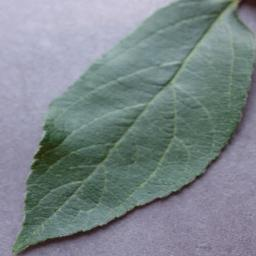
#> input picture Dataset/Apple Healthy/AppleHealthy(1081).JPG, 256 x 256 px
$ python apple_leaf_optimized.py   (older library calls are emulated)
#> lines starting #> are read from the running program, lines starting #| are printed output that depends on the picture; after the words box and inside, x2 and y2 are one past the last pixel; in counts of white or black regions, pixels touching at a corner belong together
# ---
# jupyter:
#   jupytext:
#     cell_metadata_filter: -all
#     formats: ipynb,py:percent
#     text_representation:
#       extension: .py
#       format_name: percent
#       format_version: '1.3'
#       jupytext_version: 1.17.2
# ---

# %%
"""
Apple Leaf Disease Detection - Optimized Version
This script provides an optimized pipeline for detecting diseases in apple leaves
without any duplicate code or redundant execution.
"""

# %%
import os
import cv2
import numpy as np
import matplotlib.pyplot as plt
from sklearn.model_selection import train_test_split, GridSearchCV
from sklearn.svm import SVC
from sklearn.metrics import (classification_report, confusion_matrix, roc_curve,
                           auc, precision_recall_curve, average_precision_score)
from sklearn.preprocessing import StandardScaler
from sklearn.pipeline import Pipeline
from sklearn.feature_selection import SelectFromModel, mutual_info_classif
from sklearn.ensemble import RandomForestClassifier
from skimage.feature import graycomatrix, graycoprops
from skimage.measure import regionprops, label
import pandas as pd
from joblib import Parallel, delayed
import warnings
warnings.filterwarnings('ignore')

# %%
# Configuration
DATASET_PATH = 'Dataset'
CATEGORIES = ['Apple Healthy', 'Apple Black rot']
RESULTS_DIR = 'Results'
IMAGES_PER_CATEGORY = None
USE_FEATURE_SELECTION = True
USE_GRID_SEARCH = True
N_PARALLEL_JOBS = 4

# %%
# Create results directory
os.makedirs(RESULTS_DIR, exist_ok=True)

# %%
class OptimizedLeafDiseaseDetector:
    """Optimized pipeline for apple leaf disease detection"""

    def __init__(self, resize_dim=(256, 256)):
        self.resize_dim = resize_dim
        self.model = None
        self.selected_features_idx = None

    def load_dataset(self, limit_per_category=None):
        """Optimized dataset loading with memory efficiency"""
        images, labels, original_images = [], [], []

        for idx, category in enumerate(CATEGORIES):
            print(f"Loading {category} images...")
            category_path = os.path.join(DATASET_PATH, category)
            files = os.listdir(category_path)[:limit_per_category]

            for file in files:
                file_path = os.path.join(category_path, file)
                try:
                    img = cv2.imread(file_path)
                    if img is None:
                        continue

                    # Resize for consistency and memory efficiency
                    img_resized = cv2.resize(img, self.resize_dim)
                    img_rgb = cv2.cvtColor(img_resized, cv2.COLOR_BGR2RGB)

                    original_images.append(img_resized)
                    images.append(img_rgb)
                    labels.append(idx)
                except Exception as e:
                    print(f"Error loading {file}: {e}")

        return np.array(images), np.array(labels), original_images

    def segment_leaf(self, image):
        """Enhanced leaf segmentation"""
        hsv = cv2.cvtColor(image, cv2.COLOR_RGB2HSV)

        # Improved color ranges
        healthy_mask = cv2.inRange(hsv, np.array([35, 40, 40]), np.array([85, 255, 255]))
        disease_mask1 = cv2.inRange(hsv, np.array([10, 50, 50]), np.array([25, 255, 255]))
        disease_mask2 = cv2.inRange(hsv, np.array([0, 0, 0]), np.array([180, 255, 50]))
        disease_mask = cv2.bitwise_or(disease_mask1, disease_mask2)

        # Combine masks
        leaf_mask = cv2.bitwise_or(healthy_mask, disease_mask)

        # Morphological operations
        kernel = cv2.getStructuringElement(cv2.MORPH_ELLIPSE, (5, 5))
        leaf_mask = cv2.morphologyEx(leaf_mask, cv2.MORPH_CLOSE, kernel)
        leaf_mask = cv2.morphologyEx(leaf_mask, cv2.MORPH_OPEN, kernel)

        # Keep only largest contour
        contours, _ = cv2.findContours(leaf_mask, cv2.RETR_EXTERNAL, cv2.CHAIN_APPROX_SIMPLE)
        if contours:
            largest = max(contours, key=cv2.contourArea)
            leaf_mask = np.zeros_like(leaf_mask)
            cv2.drawContours(leaf_mask, [largest], -1, 255, -1)

        # Apply masks
        leaf_region = cv2.bitwise_and(image, image, mask=leaf_mask)
        visualization = np.zeros_like(image)
        visualization[healthy_mask > 0] = [0, 255, 0]
        visualization[disease_mask > 0] = [255, 0, 0]

        return leaf_region, healthy_mask, disease_mask, visualization

    def extract_morphological_features(self, healthy_mask, disease_mask):
        """Extract enhanced morphological features"""
        leaf_mask = cv2.bitwise_or(healthy_mask, disease_mask)
        labeled = label(leaf_mask)
        props = regionprops(labeled)

        if not props:
            return [0] * 10

        prop = max(props, key=lambda p: p.area)
        total_area = np.sum(leaf_mask > 0)
        diseased_area = np.sum(disease_mask > 0)

        return [
            prop.area, prop.perimeter, prop.eccentricity, prop.extent,
            prop.solidity, prop.major_axis_length, prop.minor_axis_length,
            diseased_area / total_area if total_area > 0 else 0,
            diseased_area, total_area - diseased_area
        ]

    def extract_texture_features(self, image, mask):
        """Optimized texture feature extraction"""
        gray = cv2.cvtColor(image, cv2.COLOR_RGB2GRAY)
        masked = cv2.bitwise_and(gray, gray, mask=mask)

        if np.count_nonzero(masked) < 100:
            return np.zeros(24)

        # Extract ROI
        y_idx, x_idx = np.where(mask > 0)
        if len(y_idx) == 0:
            return np.zeros(24)

        roi = masked[y_idx.min():y_idx.max()+1, x_idx.min():x_idx.max()+1]
        roi_norm = np.uint8(255 * (roi - roi.min()) / (roi.max() - roi.min() + 1e-7)) // 32

        try:
            glcm = graycomatrix(roi_norm, [1], [0, np.pi/4, np.pi/2, 3*np.pi/4],
                              levels=8, symmetric=True, normed=True)

            features = []
            for prop in ['contrast', 'dissimilarity', 'homogeneity', 'energy', 'correlation', 'ASM']:
                features.extend(graycoprops(glcm, prop).flatten())

            return np.array(features)
        except:
            return np.zeros(24)

    def process_single_image(self, args):
        """Process single image for parallel execution"""
        image, original, idx = args
        try:
            leaf_region, healthy_mask, disease_mask, viz = self.segment_leaf(image)
            morph_feat = self.extract_morphological_features(healthy_mask, disease_mask)
            healthy_tex = self.extract_texture_features(image, healthy_mask)
            disease_tex = self.extract_texture_features(image, disease_mask)

            features = morph_feat + healthy_tex.tolist() + disease_tex.tolist()
            return features, (original, leaf_region, viz), None
        except Exception as e:
            return None, None, f"Error processing image {idx}: {e}"

    def process_dataset(self, images, labels, original_images, n_jobs=4):
        """Process dataset with parallel processing"""
        print(f"Processing {len(images)} images with {n_jobs} jobs...")

        args = [(images[i], original_images[i], i) for i in range(len(images))]
        results = Parallel(n_jobs=n_jobs, backend='threading')(
            delayed(self.process_single_image)(arg) for arg in args
        )

        features, visualizations, processed_labels = [], [], []
        for i, (feat, viz, error) in enumerate(results):
            if error:
                print(error)
            elif feat is not None:
                features.append(feat)
                visualizations.append(viz)
                processed_labels.append(labels[i])

        return np.array(features), processed_labels, visualizations

    def select_features(self, features, labels, k=30):
        """Feature selection using Random Forest importance"""
        print("Selecting important features...")

        rf = RandomForestClassifier(n_estimators=100, random_state=42, n_jobs=-1)
        rf.fit(features, labels)

        importances = rf.feature_importances_
        indices = np.argsort(importances)[::-1][:k]
        self.selected_features_idx = indices

        print(f"Selected top {k} features from {features.shape[1]}")
        return features[:, indices]

    def train_model(self, features, labels, optimize=True):
        """Train SVM with optional grid search"""
        X_train, X_test, y_train, y_test = train_test_split(
            features, labels, test_size=0.3, random_state=42, stratify=labels
        )

        pipeline = Pipeline([
            ('scaler', StandardScaler()),
            ('svm', SVC(probability=True, cache_size=1000))
        ])

        if optimize:
            param_grid = {
                'svm__C': [0.1, 1, 10],
                'svm__gamma': ['scale', 0.001, 0.01],
                'svm__kernel': ['rbf', 'poly']
            }

            print("Optimizing hyperparameters...")
            grid = GridSearchCV(pipeline, param_grid, cv=3, n_jobs=-1, verbose=1)
            grid.fit(X_train, y_train)

            self.model = grid.best_estimator_
            print(f"Best params: {grid.best_params_}")
        else:
            self.model = pipeline
            self.model.fit(X_train, y_train)

        # Evaluate
        y_pred = self.model.predict(X_test)
        accuracy = np.mean(y_pred == y_test)

        print(f"\nAccuracy: {accuracy:.4f}")
        print("\nClassification Report:")
        print(classification_report(y_test, y_pred, target_names=CATEGORIES))

        return self.model, X_test, y_test, y_pred

    def visualize_results(self, viz_data, predictions, true_labels, indices, max_samples=6):
        """Create visualization grid without duplicates"""
        # Remove duplicates
        indices = list(dict.fromkeys(indices[:max_samples]))
        n_samples = len(indices)

        if n_samples == 0:
            return

        fig, axes = plt.subplots(n_samples, 3, figsize=(12, 4*n_samples))
        if n_samples == 1:
            axes = axes.reshape(1, -1)

        for i, idx in enumerate(indices):
            if idx >= len(viz_data):
                continue

            original, leaf, detection = viz_data[idx]

            axes[i, 0].imshow(cv2.cvtColor(original, cv2.COLOR_BGR2RGB))
            axes[i, 0].set_title('Original')
            axes[i, 0].axis('off')

            axes[i, 1].imshow(leaf)
            axes[i, 1].set_title('Segmented')
            axes[i, 1].axis('off')

            axes[i, 2].imshow(detection)
            axes[i, 2].set_title(f'Detection\nTrue: {CATEGORIES[true_labels[idx]]}\n'
                               f'Pred: {CATEGORIES[predictions[idx]]}')
            axes[i, 2].axis('off')

        plt.tight_layout()
        plt.savefig(os.path.join(RESULTS_DIR, 'results.png'), dpi=150, bbox_inches='tight')
        plt.show()

# %%
def main():
    """Main execution pipeline"""
    print("=== Optimized Apple Leaf Disease Detection ===\n")

    # Initialize detector
    detector = OptimizedLeafDiseaseDetector()

    # Load data
    print("1. Loading dataset...")
    images, labels, original_images = detector.load_dataset(IMAGES_PER_CATEGORY)
#> in load_dataset, img is the input picture: shape (256, 256, 3); mean B, G, R 138.3, 134.3, 123.5
#> labels = [0, 1]; original_images = 2 items
    print(f"   Loaded {len(images)} images")
#|    Loaded 2 images

    # Process images
    print("\n2. Processing images...")
    features, proc_labels, viz_data = detector.process_dataset(
        images, labels, original_images, N_PARALLEL_JOBS
    )
#> (printed output is left out)
#> in segment_leaf, `hsv = cv2.cvtColor(image, cv2.COLOR_RGB2HSV)`: hsv: shape (256, 256, 3); mean H, S, V 98.9, 41.5, 143.3
#> in segment_leaf, `healthy_mask = cv2.inRange(hsv, np.array([35, 40, 40]), np.array([85, ..`:
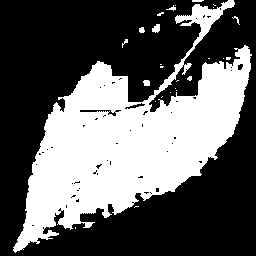
#> healthy_mask: shape (256, 256); 37.4% white; 26 white regions (18 under 20 px), largest, box (x1, y1, x2, y2) and area: (13, 0, 252, 253) 24249, (152, 24, 160, 33) 53, (143, 80, 150, 86) 37
#> in segment_leaf, `disease_mask1 = cv2.inRange(hsv, np.array([10, 50, 50]), np.array([25,..`: disease_mask1: shape (256, 256); 0.03% white in thin lines or dots, all inside (x1, y1, x2, y2) = (26, 0, 240, 249)
#> in segment_leaf, `disease_mask2 = cv2.inRange(hsv, np.array([0, 0, 0]), np.array([180, 2..`: disease_mask2: shape (256, 256); 0.84% white in thin lines or dots, all inside (x1, y1, x2, y2) = (25, 0, 256, 251)
#> in segment_leaf, `leaf_mask = cv2.bitwise_or(healthy_mask, disease_mask)`: leaf_mask: shape (256, 256); 38.1% white; 35 white regions (25 under 20 px), largest, box (x1, y1, x2, y2) and area: (13, 0, 252, 253) 24619, (152, 24, 160, 33) 53, (236, 0, 248, 6) 38
#> in segment_leaf, `leaf_mask = cv2.morphologyEx(leaf_mask, cv2.MORPH_CLOSE, kernel)`: leaf_mask: shape (256, 256); 39.7% white; 15 white regions (8 under 20 px), largest, box (x1, y1, x2, y2) and area: (13, 0, 252, 253) 25788, (152, 24, 160, 33) 53, (143, 80, 150, 86) 37
#> in segment_leaf, `leaf_mask = cv2.morphologyEx(leaf_mask, cv2.MORPH_OPEN, kernel)`: leaf_mask: shape (256, 256); 38.7% white; 8 white regions (1 under 20 px)
#> in segment_leaf, `contours, _ = cv2.findContours(leaf_mask, cv2.RETR_EXTERNAL, cv2.CHAIN..`: contours = 8 contours, 3 with area under 20; largest, box (x1, y1, x2, y2) and area: (13, 46, 251, 252) 23621, (175, 0, 249, 41) 853, (175, 61, 191, 75) 131, (83, 222, 95, 235) 76, (152, 25, 160, 33) 32
#> in segment_leaf, `largest = max(contours, key=cv2.contourArea)`: largest = contour of 576 points, box (x1, y1, x2, y2) (13, 46, 251, 252), area 23621
#> in segment_leaf, `cv2.drawContours(leaf_mask, [largest], -1, 255, -1)`: leaf_mask: shape (256, 256); 36.8% white; 1 white region
#> in extract_morphological_features, `labeled = label(leaf_mask)`:
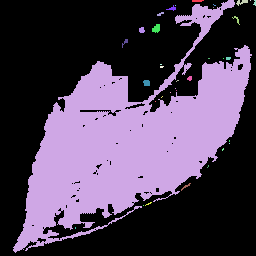
#> labeled: shape (256, 256) int64; 36 distinct labels, from 0 to 35; one colour per label, 0 black
#> in extract_morphological_features, `props = regionprops(labeled)`: props = 35 regions; largest, box (x1, y1, x2, y2) and area: (13, 0, 252, 253) 24619, (152, 24, 160, 33) 53, (236, 0, 248, 6) 38, (143, 80, 150, 86) 37, (139, 27, 145, 33) 29
#> in extract_morphological_features, `total_area = np.sum(leaf_mask > 0)`: total_area = 24994
#> in extract_morphological_features, `diseased_area = np.sum(disease_mask > 0)`: diseased_area = 570
#> in process_single_image, `morph_feat = self.extract_morphological_features(healthy_mask, disease..`: morph_feat = [24619, 2454.5, 0.865, 0.407, 0.705, 279, 140.1, 0.0228, 570, 24424]
#> in extract_texture_features, `roi_norm = np.uint8(255 * (roi - roi.min()) / (roi.max() - roi.min() +..`: roi_norm: shape (253, 239); every value is 0
#> after the loop in extract_texture_features, `for prop in ['contrast', 'dissimilarity', 'homogeneity', 'energy', 'co..`: features = [0, 0, 0, 0, 0, 0, 0, 0, 1, 1, 1, 1, 1, 1, 1, 1, 1, 1, 1, 1, 1, 1, 1, 1]
#> in process_single_image, `healthy_tex = self.extract_texture_features(image, healthy_mask)`: healthy_tex = 24 values from 0 to 1
#> in extract_texture_features (call 2), `y_idx, x_idx = np.where(mask > 0)`: y_idx = 570 values from 0 to 250; x_idx = 570 values, max 255 at index 10, min 25 at index 568, mean 104
#> in extract_texture_features (call 2), `roi = masked[y_idx.min():y_idx.max()+1, x_idx.min():x_idx.max()+1]`:
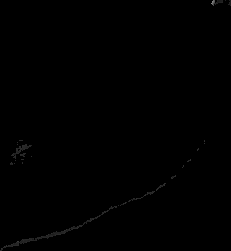
#> roi: shape (251, 231); min 0, max 131, mean 0.4
#> in extract_texture_features (call 2), `roi_norm = np.uint8(255 * (roi - roi.min()) / (roi.max() - roi.min() +..`: roi_norm: shape (251, 231); every value is 0
#> in process_single_image, `disease_tex = self.extract_texture_features(image, disease_mask)`: disease_tex = 24 values from 0 to 1
#> in process_single_image, `features = morph_feat + healthy_tex.tolist() + disease_tex.tolist()`: features = 58 values, max 24619 at index 0, min 0 at index 10, mean 905.5
#> in segment_leaf (call 2), `hsv = cv2.cvtColor(image, cv2.COLOR_RGB2HSV)`: hsv: shape (256, 256, 3); mean H, S, V 89.4, 105.1, 125.2
#> in segment_leaf (call 2), `healthy_mask = cv2.inRange(hsv, np.array([35, 40, 40]), np.array([85, ..`: healthy_mask: shape (256, 256); 39.7% white; 47 white regions (44 under 20 px), largest, box (x1, y1, x2, y2) and area: (18, 25, 239, 228) 25827, (191, 69, 199, 88) 52, (250, 1, 256, 10) 33
#> in segment_leaf (call 2), `disease_mask1 = cv2.inRange(hsv, np.array([10, 50, 50]), np.array([25,..`: disease_mask1: shape (256, 256); 0.94% white; 28 white regions (25 under 20 px), largest, box (x1, y1, x2, y2) and area: (146, 56, 197, 104) 393, (115, 31, 125, 53) 86, (159, 39, 173, 54) 76
#> in segment_leaf (call 2), `disease_mask2 = cv2.inRange(hsv, np.array([0, 0, 0]), np.array([180, 2..`: disease_mask2: shape (256, 256); 15.2% white; 477 white regions (461 under 20 px), largest, box (x1, y1, x2, y2) and area: (16, 36, 93, 164) 2673, (64, 146, 212, 230) 2002, (122, 28, 208, 100) 1980
#> in segment_leaf (call 2), `disease_mask = cv2.bitwise_or(disease_mask1, disease_mask2)`: disease_mask: shape (256, 256); 16.1% white; 472 white regions (456 under 20 px), largest, box (x1, y1, x2, y2) and area: (16, 36, 93, 164) 2674, (115, 28, 208, 104) 2579, (64, 146, 212, 230) 2002
#> in segment_leaf (call 2), `leaf_mask = cv2.bitwise_or(healthy_mask, disease_mask)`: leaf_mask: shape (256, 256); 50.6% white; 98 black regions (91 under 20 px), largest, box (x1, y1, x2, y2) and area: (0, 1, 256, 256) 30154, (110, 143, 149, 198) 891, (100, 101, 125, 130) 479
#> in segment_leaf (call 2), `leaf_mask = cv2.morphologyEx(leaf_mask, cv2.MORPH_CLOSE, kernel)`: leaf_mask: shape (256, 256); 52% white; 10 black regions (1 under 20 px), largest, box (x1, y1, x2, y2) and area: (0, 1, 256, 256) 29503, (119, 143, 147, 184) 658, (101, 101, 125, 129) 469
#> in segment_leaf (call 2), `leaf_mask = cv2.morphologyEx(leaf_mask, cv2.MORPH_OPEN, kernel)`:
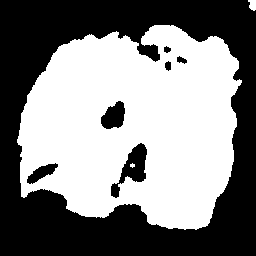
#> leaf_mask: shape (256, 256); 51.5% white; 7 black regions
#> in segment_leaf (call 2), `contours, _ = cv2.findContours(leaf_mask, cv2.RETR_EXTERNAL, cv2.CHAIN..`: contours = 2 contours; box (x1, y1, x2, y2) and area: (17, 25, 242, 230) 34958, (248, 0, 256, 11) 52
#> in segment_leaf (call 2), `largest = max(contours, key=cv2.contourArea)`: largest = contour of 503 points, box (x1, y1, x2, y2) (17, 25, 242, 230), area 34958
#> in segment_leaf (call 2), `cv2.drawContours(leaf_mask, [largest], -1, 255, -1)`: leaf_mask: shape (256, 256); 54% white; 1 black region
#> in extract_morphological_features (call 2), `labeled = label(leaf_mask)`:
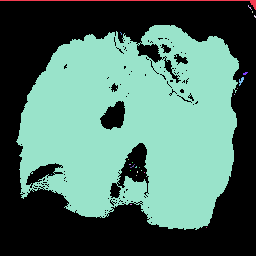
#> labeled: shape (256, 256) int64; 25 distinct labels, from 0 to 24; one colour per label, 0 black
#> in extract_morphological_features (call 2), `props = regionprops(labeled)`: props = 24 regions; largest, box (x1, y1, x2, y2) and area: (16, 25, 239, 230) 32820, (0, 0, 256, 10) 289, (239, 77, 244, 86) 23, (243, 72, 248, 75) 10, (248, 5, 252, 10) 6
#> in extract_morphological_features (call 2), `total_area = np.sum(leaf_mask > 0)`: total_area = 33183
#> in extract_morphological_features (call 2), `diseased_area = np.sum(disease_mask > 0)`: diseased_area = 10578
#> in extract_texture_features (call 3), `roi_norm = np.uint8(255 * (roi - roi.min()) / (roi.max() - roi.min() +..`: roi_norm: shape (227, 239); every value is 0
#> in extract_texture_features (call 4), `masked = cv2.bitwise_and(gray, gray, mask=mask)`:
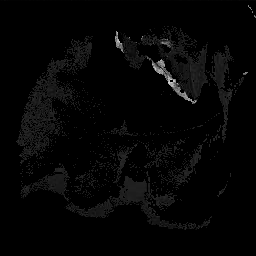
#> masked: shape (256, 256); min 0, max 218, mean 5.1
#> in extract_texture_features (call 4), `y_idx, x_idx = np.where(mask > 0)`: y_idx = 10578 values from 0 to 229; x_idx = 10578 values, max 255 at index 255, min 0 at index 0, mean 124
#> in extract_texture_features (call 4), `roi = masked[y_idx.min():y_idx.max()+1, x_idx.min():x_idx.max()+1]`:
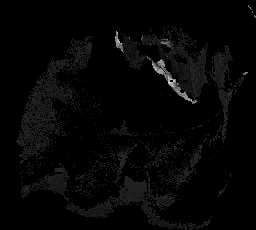
#> roi: shape (230, 256); min 0, max 218, mean 5.7
#> in extract_texture_features (call 4), `roi_norm = np.uint8(255 * (roi - roi.min()) / (roi.max() - roi.min() +..`: roi_norm: shape (230, 256); every value is 0
#> in process_dataset, `results = Parallel(n_jobs=n_jobs, backend='threading')( delayed(self.p..`: results = 2 items
#> the loop in process_dataset, `for i, (feat, viz, error) in enumerate(results):` made 2 passes
#> after the loop in process_dataset, `for i, (feat, viz, error) in enumerate(results):`: processed_labels = [0, 1]; visualizations = 2 items
#> proc_labels = [0, 1]; viz_data = 2 items
    print(f"   Extracted {features.shape[1]} features per image")
#|    Extracted 58 features per image

    # Feature selection
    if USE_FEATURE_SELECTION:
        print("\n3. Feature selection...")
        features = detector.select_features(features, proc_labels)
#| Selected top 30 features from 58

    # Train model
    print("\n4. Training model...")
    model, X_test, y_test, y_pred = detector.train_model(features, proc_labels, USE_GRID_SEARCH)

    # Visualize results
    print("\n5. Creating visualizations...")
    correct_idx = np.where(y_test == y_pred)[0]
    incorrect_idx = np.where(y_test != y_pred)[0]

    # Select unique samples for visualization
    viz_indices = []
    for class_id in range(len(CATEGORIES)):
        # One correct per class
        class_correct = [i for i in correct_idx if y_test[i] == class_id]
        if class_correct:
            viz_indices.append(class_correct[0])

        # One incorrect per class
        class_incorrect = [i for i in incorrect_idx if y_test[i] == class_id]
        if class_incorrect:
            viz_indices.append(class_incorrect[0])

    detector.visualize_results(viz_data, y_pred, y_test, viz_indices)

    # Save performance curves for binary classification
    if len(CATEGORIES) == 2:
        y_score = model.predict_proba(X_test)[:, 1]

        # ROC and PR curves
        fpr, tpr, _ = roc_curve(y_test, y_score)
        roc_auc = auc(fpr, tpr)

        precision, recall, _ = precision_recall_curve(y_test, y_score)
        avg_precision = average_precision_score(y_test, y_score)

        fig, (ax1, ax2) = plt.subplots(1, 2, figsize=(12, 5))

        ax1.plot(fpr, tpr, 'b-', lw=2, label=f'AUC = {roc_auc:.3f}')
        ax1.plot([0, 1], [0, 1], 'k--')
        ax1.set_xlabel('FPR')
        ax1.set_ylabel('TPR')
        ax1.set_title('ROC Curve')
        ax1.legend()
        ax1.grid(alpha=0.3)

        ax2.plot(recall, precision, 'g-', lw=2, label=f'AP = {avg_precision:.3f}')
        ax2.set_xlabel('Recall')
        ax2.set_ylabel('Precision')
        ax2.set_title('PR Curve')
        ax2.legend()
        ax2.grid(alpha=0.3)

        plt.tight_layout()
        plt.savefig(os.path.join(RESULTS_DIR, 'curves.png'), dpi=150)
        plt.show()

    print(f"\n✓ Results saved to '{RESULTS_DIR}' directory")
    print("✓ Pipeline completed successfully!")

# %%
if __name__ == "__main__":
    np.random.seed(42)
#> (the run stopped early here; a loop or call above may not have finished)
